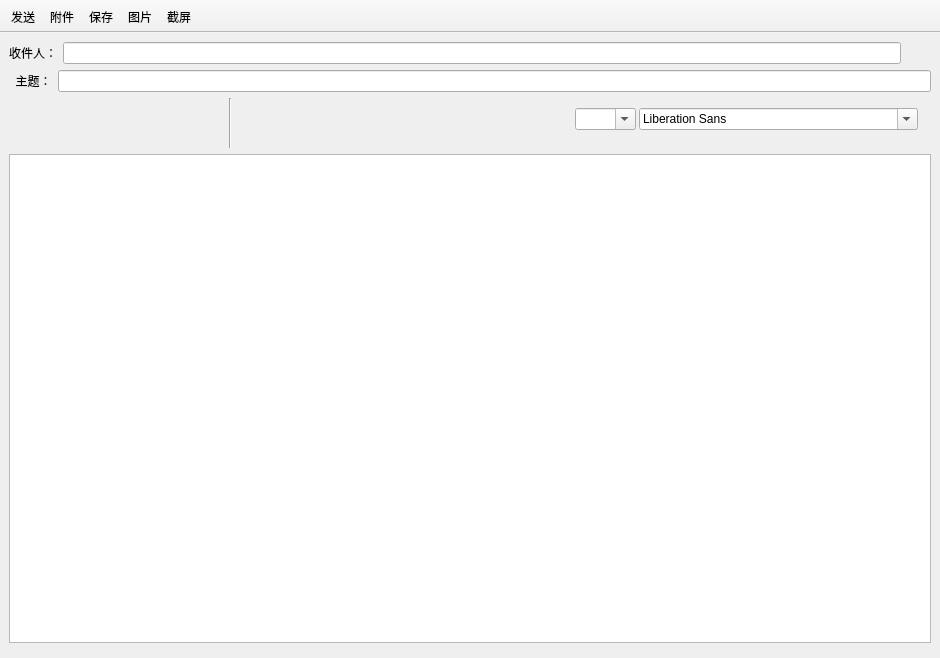
 <widget class="QMainWindow" name="ComposeWindow">
  <property name="geometry">
   <rect>
    <x>0</x>
    <y>0</y>
    <width>940</width>
    <height>658</height>
   </rect>
  </property>
  <property name="windowTitle">
   <string>写邮件</string>
  </property>
  <property name="windowIcon">
   <iconset>
    <normaloff>logo.png</normaloff>logo.png</iconset>
  </property>
  <property name="styleSheet">
   <string notr="true"/>
  </property>
  <property name="toolButtonStyle">
   <enum>Qt::ToolButtonTextBesideIcon</enum>
  </property>
  <widget class="QWidget" name="centralwidget">
   <layout class="QGridLayout" name="gridLayout">
    <item row="0" column="0">
     <layout class="QVBoxLayout" name="verticalLayout">
      <item>
       <layout class="QHBoxLayout" name="horizontalLayout">
        <item>
         <widget class="QLabel" name="label_receiver">
          <property name="text">
           <string>收件人：</string>
          </property>
         </widget>
        </item>
        <item>
         <widget class="QLineEdit" name="txtreceiver">
          <property name="styleSheet">
           <string notr="true"/>
          </property>
         </widget>
        </item>
        <item>
         <widget class="QPushButton" name="addButton">
          <property name="enabled">
           <bool>true</bool>
          </property>
          <property name="minimumSize">
           <size>
            <width>24</width>
            <height>20</height>
           </size>
          </property>
          <property name="maximumSize">
           <size>
            <width>24</width>
            <height>20</height>
           </size>
          </property>
          <property name="focusPolicy">
           <enum>Qt::NoFocus</enum>
          </property>
          <property name="layoutDirection">
           <enum>Qt::LeftToRight</enum>
          </property>
          <property name="autoFillBackground">
           <bool>false</bool>
          </property>
          <property name="styleSheet">
           <string notr="true">QPushButton {
    border: 0px solid rgb(124, 124, 124);
    
    border-radius:5px;
}
QPushButton:hover{
    border: 1px solid #3C80B1;
    background-color: qconicalgradient(cx:0.5, cy:0.5, angle:180, stop:0.49999 rgba(181, 225, 250, 255), stop:0.50001 rgba(222, 242, 251, 255));
   
}
QPushButton:pressed{
    border: 1px solid #5F92B2;
    background-color: qconicalgradient(cx:0.5, cy:0.5, angle:180, stop:0.49999 rgba(134, 198, 233, 255), stop:0.50001 rgba(206, 234, 248, 255));
 
}
QPushButton::menu-indicator {

         image: none; 
}</string>
          </property>
          <property name="text">
           <string/>
          </property>
          <property name="icon">
           <iconset>
            <normaloff>textedit/加号.png</normaloff>textedit/加号.png</iconset>
          </property>
          <property name="autoRepeatDelay">
           <number>300</number>
          </property>
         </widget>
        </item>
       </layout>
      </item>
      <item>
       <layout class="QHBoxLayout" name="horizontalLayout_2">
        <item>
         <widget class="QLabel" name="label_subject">
          <property name="text">
           <string>  主题：</string>
          </property>
         </widget>
        </item>
        <item>
         <widget class="QLineEdit" name="txtsubject">
          <property name="styleSheet">
           <string notr="true"/>
          </property>
         </widget>
        </item>
       </layout>
      </item>
      <item>
       <widget class="QWidget" name="widget" native="true">
        <property name="minimumSize">
         <size>
          <width>0</width>
          <height>50</height>
         </size>
        </property>
        <widget class="QPushButton" name="ButtonUndo">
         <property name="enabled">
          <bool>true</bool>
         </property>
         <property name="geometry">
          <rect>
           <x>4</x>
           <y>1</y>
           <width>40</width>
           <height>40</height>
          </rect>
         </property>
         <property name="minimumSize">
          <size>
           <width>40</width>
           <height>40</height>
          </size>
         </property>
         <property name="maximumSize">
          <size>
           <width>40</width>
           <height>40</height>
          </size>
         </property>
         <property name="toolTip">
          <string>撤销</string>
         </property>
         <property name="whatsThis">
          <string>&lt;html&gt;&lt;head/&gt;&lt;body&gt;&lt;p&gt;撤销&lt;/p&gt;&lt;/body&gt;&lt;/html&gt;</string>
         </property>
         <property name="styleSheet">
          <string notr="true">QPushButton {
    border: 0px solid rgb(124, 124, 124);
    
    border-radius:5px;
}
QPushButton:hover{
    border: 1px solid #3C80B1;
    background-color: qconicalgradient(cx:0.5, cy:0.5, angle:180, stop:0.49999 rgba(181, 225, 250, 255), stop:0.50001 rgba(222, 242, 251, 255));
   
}
QPushButton:pressed{
    border: 1px solid #5F92B2;
    background-color: qconicalgradient(cx:0.5, cy:0.5, angle:180, stop:0.49999 rgba(134, 198, 233, 255), stop:0.50001 rgba(206, 234, 248, 255));
 
}</string>
         </property>
         <property name="text">
          <string extracomment="撤销"/>
         </property>
         <property name="icon">
          <iconset>
           <normaloff>textedit/cleared.png</normaloff>textedit/cleared.png</iconset>
         </property>
         <property name="iconSize">
          <size>
           <width>30</width>
           <height>30</height>
          </size>
         </property>
        </widget>
        <widget class="QPushButton" name="ButtonRedo">
         <property name="geometry">
          <rect>
           <x>47</x>
           <y>1</y>
           <width>40</width>
           <height>40</height>
          </rect>
         </property>
         <property name="minimumSize">
          <size>
           <width>40</width>
           <height>40</height>
          </size>
         </property>
         <property name="maximumSize">
          <size>
           <width>40</width>
           <height>40</height>
          </size>
         </property>
         <property name="toolTip">
          <string>恢复</string>
         </property>
         <property name="styleSheet">
          <string notr="true">QPushButton {
    border: 0px solid rgb(124, 124, 124);
    
    border-radius:5px;
}
QPushButton:hover{
    border: 1px solid #3C80B1;
    background-color: qconicalgradient(cx:0.5, cy:0.5, angle:180, stop:0.49999 rgba(181, 225, 250, 255), stop:0.50001 rgba(222, 242, 251, 255));
   
}
QPushButton:pressed{
    border: 1px solid #5F92B2;
    background-color: qconicalgradient(cx:0.5, cy:0.5, angle:180, stop:0.49999 rgba(134, 198, 233, 255), stop:0.50001 rgba(206, 234, 248, 255));
 
}</string>
         </property>
         <property name="text">
          <string/>
         </property>
         <property name="icon">
          <iconset>
           <normaloff>textedit/recovery.png</normaloff>textedit/recovery.png</iconset>
         </property>
         <property name="iconSize">
          <size>
           <width>30</width>
           <height>30</height>
          </size>
         </property>
        </widget>
        <widget class="QPushButton" name="ButtonCut">
         <property name="enabled">
          <bool>false</bool>
         </property>
         <property name="geometry">
          <rect>
           <x>90</x>
           <y>1</y>
           <width>40</width>
           <height>40</height>
          </rect>
         </property>
         <property name="minimumSize">
          <size>
           <width>40</width>
           <height>40</height>
          </size>
         </property>
         <property name="maximumSize">
          <size>
           <width>40</width>
           <height>40</height>
          </size>
         </property>
         <property name="toolTip">
          <string>剪切</string>
         </property>
         <property name="styleSheet">
          <string notr="true">QPushButton {
    border: 0px solid rgb(124, 124, 124);
    
    border-radius:5px;
}
QPushButton:hover{
    border: 1px solid #3C80B1;
    background-color: qconicalgradient(cx:0.5, cy:0.5, angle:180, stop:0.49999 rgba(181, 225, 250, 255), stop:0.50001 rgba(222, 242, 251, 255));
   
}
QPushButton:pressed{
    border: 1px solid #5F92B2;
    background-color: qconicalgradient(cx:0.5, cy:0.5, angle:180, stop:0.49999 rgba(134, 198, 233, 255), stop:0.50001 rgba(206, 234, 248, 255));
 
}</string>
         </property>
         <property name="text">
          <string/>
         </property>
         <property name="icon">
          <iconset>
           <normaloff>textedit/剪切.png</normaloff>textedit/剪切.png</iconset>
         </property>
         <property name="iconSize">
          <size>
           <width>30</width>
           <height>30</height>
          </size>
         </property>
        </widget>
        <widget class="QPushButton" name="ButtonCopy">
         <property name="enabled">
          <bool>false</bool>
         </property>
         <property name="geometry">
          <rect>
           <x>140</x>
           <y>0</y>
           <width>40</width>
           <height>40</height>
          </rect>
         </property>
         <property name="minimumSize">
          <size>
           <width>40</width>
           <height>40</height>
          </size>
         </property>
         <property name="maximumSize">
          <size>
           <width>40</width>
           <height>40</height>
          </size>
         </property>
         <property name="toolTip">
          <string>复制</string>
         </property>
         <property name="styleSheet">
          <string notr="true">QPushButton {
    border: 0px solid rgb(124, 124, 124);
    
    border-radius:5px;
}
QPushButton:hover{
    border: 1px solid #3C80B1;
    background-color: qconicalgradient(cx:0.5, cy:0.5, angle:180, stop:0.49999 rgba(181, 225, 250, 255), stop:0.50001 rgba(222, 242, 251, 255));
   
}
QPushButton:pressed{
    border: 1px solid #5F92B2;
    background-color: qconicalgradient(cx:0.5, cy:0.5, angle:180, stop:0.49999 rgba(134, 198, 233, 255), stop:0.50001 rgba(206, 234, 248, 255));
 
}</string>
         </property>
         <property name="text">
          <string/>
         </property>
         <property name="icon">
          <iconset>
           <normaloff>textedit/copy.png</normaloff>textedit/copy.png</iconset>
         </property>
         <property name="iconSize">
          <size>
           <width>30</width>
           <height>30</height>
          </size>
         </property>
        </widget>
        <widget class="QPushButton" name="ButtonPaste">
         <property name="geometry">
          <rect>
           <x>180</x>
           <y>0</y>
           <width>40</width>
           <height>40</height>
          </rect>
         </property>
         <property name="minimumSize">
          <size>
           <width>40</width>
           <height>40</height>
          </size>
         </property>
         <property name="maximumSize">
          <size>
           <width>40</width>
           <height>40</height>
          </size>
         </property>
         <property name="toolTip">
          <string>粘贴</string>
         </property>
         <property name="styleSheet">
          <string notr="true">QPushButton {
    border: 0px solid rgb(124, 124, 124);
    
    border-radius:5px;
}
QPushButton:hover{
    border: 1px solid #3C80B1;
    background-color: qconicalgradient(cx:0.5, cy:0.5, angle:180, stop:0.49999 rgba(181, 225, 250, 255), stop:0.50001 rgba(222, 242, 251, 255));
   
}
QPushButton:pressed{
    border: 1px solid #5F92B2;
    background-color: qconicalgradient(cx:0.5, cy:0.5, angle:180, stop:0.49999 rgba(134, 198, 233, 255), stop:0.50001 rgba(206, 234, 248, 255));
 
}</string>
         </property>
         <property name="text">
          <string/>
         </property>
         <property name="icon">
          <iconset>
           <normaloff>textedit/draft.png</normaloff>textedit/draft.png</iconset>
         </property>
         <property name="iconSize">
          <size>
           <width>30</width>
           <height>30</height>
          </size>
         </property>
        </widget>
        <widget class="Line" name="line">
         <property name="geometry">
          <rect>
           <x>220</x>
           <y>0</y>
           <width>3</width>
           <height>61</height>
          </rect>
         </property>
         <property name="orientation">
          <enum>Qt::Vertical</enum>
         </property>
        </widget>
        <widget class="QPushButton" name="ButtonTextBold">
         <property name="geometry">
          <rect>
           <x>230</x>
           <y>0</y>
           <width>40</width>
           <height>40</height>
          </rect>
         </property>
         <property name="minimumSize">
          <size>
           <width>40</width>
           <height>40</height>
          </size>
         </property>
         <property name="maximumSize">
          <size>
           <width>40</width>
           <height>40</height>
          </size>
         </property>
         <property name="toolTip">
          <string>粗体</string>
         </property>
         <property name="styleSheet">
          <string notr="true">QPushButton {
    border: 0px solid rgb(124, 124, 124);
    
    border-radius:5px;
}
QPushButton:hover{
    border: 1px solid #3C80B1;
    background-color: qconicalgradient(cx:0.5, cy:0.5, angle:180, stop:0.49999 rgba(181, 225, 250, 255), stop:0.50001 rgba(222, 242, 251, 255));
   
}
QPushButton:pressed{
    border: 1px solid #5F92B2;
    background-color: qconicalgradient(cx:0.5, cy:0.5, angle:180, stop:0.49999 rgba(134, 198, 233, 255), stop:0.50001 rgba(206, 234, 248, 255));
 
}
QPushButton:checked{
       border: 1px solid #5F92B2;
    background-color: qconicalgradient(cx:0.5, cy:0.5, angle:180, stop:0.49999 rgba(134, 198, 233, 255), stop:0.50001 rgba(206, 234, 248, 255));
}</string>
         </property>
         <property name="text">
          <string/>
         </property>
         <property name="icon">
          <iconset>
           <normaloff>textedit/font_bold.png</normaloff>textedit/font_bold.png</iconset>
         </property>
         <property name="iconSize">
          <size>
           <width>30</width>
           <height>30</height>
          </size>
         </property>
         <property name="shortcut">
          <string>Ctrl+B</string>
         </property>
         <property name="checkable">
          <bool>true</bool>
         </property>
         <property name="checked">
          <bool>false</bool>
         </property>
        </widget>
        <widget class="QPushButton" name="ButtonTextItalic">
         <property name="geometry">
          <rect>
           <x>270</x>
           <y>0</y>
           <width>40</width>
           <height>40</height>
          </rect>
         </property>
         <property name="minimumSize">
          <size>
           <width>40</width>
           <height>40</height>
          </size>
         </property>
         <property name="maximumSize">
          <size>
           <width>40</width>
           <height>40</height>
          </size>
         </property>
         <property name="toolTip">
          <string>斜体</string>
         </property>
         <property name="styleSheet">
          <string notr="true">QPushButton {
    border: 0px solid rgb(124, 124, 124);
    
    border-radius:5px;
}
QPushButton:hover{
    border: 1px solid #3C80B1;
    background-color: qconicalgradient(cx:0.5, cy:0.5, angle:180, stop:0.49999 rgba(181, 225, 250, 255), stop:0.50001 rgba(222, 242, 251, 255));
   
}
QPushButton:pressed{
    border: 1px solid #5F92B2;
    background-color: qconicalgradient(cx:0.5, cy:0.5, angle:180, stop:0.49999 rgba(134, 198, 233, 255), stop:0.50001 rgba(206, 234, 248, 255));
 
}
QPushButton:checked{
       border: 1px solid #5F92B2;
    background-color: qconicalgradient(cx:0.5, cy:0.5, angle:180, stop:0.49999 rgba(134, 198, 233, 255), stop:0.50001 rgba(206, 234, 248, 255));
}</string>
         </property>
         <property name="text">
          <string/>
         </property>
         <property name="icon">
          <iconset>
           <normaloff>textedit/font_italic.png</normaloff>textedit/font_italic.png</iconset>
         </property>
         <property name="iconSize">
          <size>
           <width>30</width>
           <height>30</height>
          </size>
         </property>
         <property name="shortcut">
          <string>F4</string>
         </property>
         <property name="checkable">
          <bool>true</bool>
         </property>
        </widget>
        <widget class="QPushButton" name="ButtonTextUnderline">
         <property name="geometry">
          <rect>
           <x>310</x>
           <y>0</y>
           <width>40</width>
           <height>40</height>
          </rect>
         </property>
         <property name="minimumSize">
          <size>
           <width>40</width>
           <height>40</height>
          </size>
         </property>
         <property name="maximumSize">
          <size>
           <width>40</width>
           <height>40</height>
          </size>
         </property>
         <property name="toolTip">
          <string>下划线</string>
         </property>
         <property name="styleSheet">
          <string notr="true">QPushButton {
    border: 0px solid rgb(124, 124, 124);
    
    border-radius:5px;
}
QPushButton:hover{
    border: 1px solid #3C80B1;
    background-color: qconicalgradient(cx:0.5, cy:0.5, angle:180, stop:0.49999 rgba(181, 225, 250, 255), stop:0.50001 rgba(222, 242, 251, 255));
   
}
QPushButton:pressed{
    border: 1px solid #5F92B2;
    background-color: qconicalgradient(cx:0.5, cy:0.5, angle:180, stop:0.49999 rgba(134, 198, 233, 255), stop:0.50001 rgba(206, 234, 248, 255));
 
}
QPushButton:checked{
       border: 1px solid #5F92B2;
    background-color: qconicalgradient(cx:0.5, cy:0.5, angle:180, stop:0.49999 rgba(134, 198, 233, 255), stop:0.50001 rgba(206, 234, 248, 255));
}</string>
         </property>
         <property name="text">
          <string/>
         </property>
         <property name="icon">
          <iconset>
           <normaloff>textedit/underline.png</normaloff>textedit/underline.png</iconset>
         </property>
         <property name="iconSize">
          <size>
           <width>30</width>
           <height>30</height>
          </size>
         </property>
         <property name="shortcut">
          <string>Ctrl+U</string>
         </property>
         <property name="checkable">
          <bool>true</bool>
         </property>
        </widget>
        <widget class="QPushButton" name="ButtonAlignLeft">
         <property name="geometry">
          <rect>
           <x>350</x>
           <y>0</y>
           <width>40</width>
           <height>40</height>
          </rect>
         </property>
         <property name="minimumSize">
          <size>
           <width>40</width>
           <height>40</height>
          </size>
         </property>
         <property name="maximumSize">
          <size>
           <width>40</width>
           <height>40</height>
          </size>
         </property>
         <property name="toolTip">
          <string>左对齐</string>
         </property>
         <property name="styleSheet">
          <string notr="true">QPushButton {
    border: 0px solid rgb(124, 124, 124);
    
    border-radius:5px;
}
QPushButton:hover{
    border: 1px solid #3C80B1;
    background-color: qconicalgradient(cx:0.5, cy:0.5, angle:180, stop:0.49999 rgba(181, 225, 250, 255), stop:0.50001 rgba(222, 242, 251, 255));
   
}
QPushButton:pressed{
    border: 1px solid #5F92B2;
    background-color: qconicalgradient(cx:0.5, cy:0.5, angle:180, stop:0.49999 rgba(134, 198, 233, 255), stop:0.50001 rgba(206, 234, 248, 255));
 
}
QPushButton:checked{
       border: 1px solid #5F92B2;
    background-color: qconicalgradient(cx:0.5, cy:0.5, angle:180, stop:0.49999 rgba(134, 198, 233, 255), stop:0.50001 rgba(206, 234, 248, 255));
}</string>
         </property>
         <property name="text">
          <string/>
         </property>
         <property name="icon">
          <iconset>
           <normaloff>textedit/alignment_left.png</normaloff>textedit/alignment_left.png</iconset>
         </property>
         <property name="iconSize">
          <size>
           <width>30</width>
           <height>30</height>
          </size>
         </property>
         <property name="shortcut">
          <string>Ctrl+L</string>
         </property>
         <property name="checkable">
          <bool>true</bool>
         </property>
         <attribute name="buttonGroup">
          <string notr="true">buttonGroup</string>
         </attribute>
        </widget>
        <widget class="QFontComboBox" name="comboFont">
         <property name="geometry">
          <rect>
           <x>630</x>
           <y>10</y>
           <width>279</width>
           <height>22</height>
          </rect>
         </property>
        </widget>
        <widget class="QPushButton" name="ButtonAlignCenter">
         <property name="geometry">
          <rect>
           <x>390</x>
           <y>0</y>
           <width>40</width>
           <height>40</height>
          </rect>
         </property>
         <property name="minimumSize">
          <size>
           <width>40</width>
           <height>40</height>
          </size>
         </property>
         <property name="maximumSize">
          <size>
           <width>40</width>
           <height>40</height>
          </size>
         </property>
         <property name="toolTip">
          <string>居中对齐</string>
         </property>
         <property name="styleSheet">
          <string notr="true">QPushButton {
    border: 0px solid rgb(124, 124, 124);
    
    border-radius:5px;
}
QPushButton:hover{
    border: 1px solid #3C80B1;
    background-color: qconicalgradient(cx:0.5, cy:0.5, angle:180, stop:0.49999 rgba(181, 225, 250, 255), stop:0.50001 rgba(222, 242, 251, 255));
   
}
QPushButton:pressed{
    border: 1px solid #5F92B2;
    background-color: qconicalgradient(cx:0.5, cy:0.5, angle:180, stop:0.49999 rgba(134, 198, 233, 255), stop:0.50001 rgba(206, 234, 248, 255));
 
}
QPushButton:checked{
       border: 1px solid #5F92B2;
    background-color: qconicalgradient(cx:0.5, cy:0.5, angle:180, stop:0.49999 rgba(134, 198, 233, 255), stop:0.50001 rgba(206, 234, 248, 255));
}</string>
         </property>
         <property name="text">
          <string/>
         </property>
         <property name="icon">
          <iconset>
           <normaloff>textedit/alignment_center-恢复的.png</normaloff>textedit/alignment_center-恢复的.png</iconset>
         </property>
         <property name="iconSize">
          <size>
           <width>30</width>
           <height>30</height>
          </size>
         </property>
         <property name="shortcut">
          <string>Ctrl+E</string>
         </property>
         <property name="checkable">
          <bool>true</bool>
         </property>
         <attribute name="buttonGroup">
          <string notr="true">buttonGroup</string>
         </attribute>
        </widget>
        <widget class="QPushButton" name="ButtonAlignRight">
         <property name="geometry">
          <rect>
           <x>430</x>
           <y>0</y>
           <width>40</width>
           <height>40</height>
          </rect>
         </property>
         <property name="minimumSize">
          <size>
           <width>40</width>
           <height>40</height>
          </size>
         </property>
         <property name="maximumSize">
          <size>
           <width>40</width>
           <height>40</height>
          </size>
         </property>
         <property name="toolTip">
          <string>右对齐</string>
         </property>
         <property name="styleSheet">
          <string notr="true">QPushButton {
    border: 0px solid rgb(124, 124, 124);
    
    border-radius:5px;
}
QPushButton:hover{
    border: 1px solid #3C80B1;
    background-color: qconicalgradient(cx:0.5, cy:0.5, angle:180, stop:0.49999 rgba(181, 225, 250, 255), stop:0.50001 rgba(222, 242, 251, 255));
   
}
QPushButton:pressed{
    border: 1px solid #5F92B2;
    background-color: qconicalgradient(cx:0.5, cy:0.5, angle:180, stop:0.49999 rgba(134, 198, 233, 255), stop:0.50001 rgba(206, 234, 248, 255));
 
}
QPushButton:checked{
       border: 1px solid #5F92B2;
    background-color: qconicalgradient(cx:0.5, cy:0.5, angle:180, stop:0.49999 rgba(134, 198, 233, 255), stop:0.50001 rgba(206, 234, 248, 255));
}</string>
         </property>
         <property name="text">
          <string/>
         </property>
         <property name="icon">
          <iconset>
           <normaloff>textedit/alignment_right.png</normaloff>textedit/alignment_right.png</iconset>
         </property>
         <property name="iconSize">
          <size>
           <width>30</width>
           <height>30</height>
          </size>
         </property>
         <property name="shortcut">
          <string>Ctrl+R</string>
         </property>
         <property name="checkable">
          <bool>true</bool>
         </property>
         <attribute name="buttonGroup">
          <string notr="true">buttonGroup</string>
         </attribute>
        </widget>
        <widget class="QPushButton" name="ButtonAlignJustify">
         <property name="geometry">
          <rect>
           <x>470</x>
           <y>0</y>
           <width>40</width>
           <height>40</height>
          </rect>
         </property>
         <property name="minimumSize">
          <size>
           <width>40</width>
           <height>40</height>
          </size>
         </property>
         <property name="maximumSize">
          <size>
           <width>40</width>
           <height>40</height>
          </size>
         </property>
         <property name="toolTip">
          <string>文本对其</string>
         </property>
         <property name="styleSheet">
          <string notr="true">QPushButton {
    border: 0px solid rgb(124, 124, 124);
    
    border-radius:5px;
}
QPushButton:hover{
    border: 1px solid #3C80B1;
    background-color: qconicalgradient(cx:0.5, cy:0.5, angle:180, stop:0.49999 rgba(181, 225, 250, 255), stop:0.50001 rgba(222, 242, 251, 255));
   
}
QPushButton:pressed{
    border: 1px solid #5F92B2;
    background-color: qconicalgradient(cx:0.5, cy:0.5, angle:180, stop:0.49999 rgba(134, 198, 233, 255), stop:0.50001 rgba(206, 234, 248, 255));
 
}
QPushButton:checked{
       border: 1px solid #5F92B2;
    background-color: qconicalgradient(cx:0.5, cy:0.5, angle:180, stop:0.49999 rgba(134, 198, 233, 255), stop:0.50001 rgba(206, 234, 248, 255));
}</string>
         </property>
         <property name="text">
          <string/>
         </property>
         <property name="icon">
          <iconset>
           <normaloff>textedit/ic_左右对齐_24px.png</normaloff>textedit/ic_左右对齐_24px.png</iconset>
         </property>
         <property name="iconSize">
          <size>
           <width>30</width>
           <height>30</height>
          </size>
         </property>
         <property name="shortcut">
          <string>Ctrl+J</string>
         </property>
         <property name="checkable">
          <bool>true</bool>
         </property>
         <attribute name="buttonGroup">
          <string notr="true">buttonGroup</string>
         </attribute>
        </widget>
        <widget class="QPushButton" name="ButtonTextColor">
         <property name="geometry">
          <rect>
           <x>520</x>
           <y>0</y>
           <width>40</width>
           <height>40</height>
          </rect>
         </property>
         <property name="minimumSize">
          <size>
           <width>40</width>
           <height>40</height>
          </size>
         </property>
         <property name="maximumSize">
          <size>
           <width>40</width>
           <height>40</height>
          </size>
         </property>
         <property name="toolTip">
          <string>颜色</string>
         </property>
         <property name="styleSheet">
          <string notr="true">QPushButton {
    border: 0px solid rgb(124, 124, 124);
    
    border-radius:5px;
}
QPushButton:hover{
    border: 1px solid #3C80B1;
    background-color: qconicalgradient(cx:0.5, cy:0.5, angle:180, stop:0.49999 rgba(181, 225, 250, 255), stop:0.50001 rgba(222, 242, 251, 255));
   
}
QPushButton:pressed{
    border: 1px solid #5F92B2;
    background-color: qconicalgradient(cx:0.5, cy:0.5, angle:180, stop:0.49999 rgba(134, 198, 233, 255), stop:0.50001 rgba(206, 234, 248, 255));
 
}</string>
         </property>
         <property name="text">
          <string/>
         </property>
         <property name="iconSize">
          <size>
           <width>40</width>
           <height>40</height>
          </size>
         </property>
         <property name="shortcut">
          <string>Ctrl+U</string>
         </property>
         <property name="checkable">
          <bool>true</bool>
         </property>
        </widget>
        <widget class="QComboBox" name="comboSize">
         <property name="geometry">
          <rect>
           <x>566</x>
           <y>10</y>
           <width>61</width>
           <height>22</height>
          </rect>
         </property>
         <property name="editable">
          <bool>true</bool>
         </property>
        </widget>
        <zorder>ButtonUndo</zorder>
        <zorder>ButtonRedo</zorder>
        <zorder>ButtonCut</zorder>
        <zorder>ButtonCopy</zorder>
        <zorder>ButtonPaste</zorder>
        <zorder>line</zorder>
        <zorder>ButtonTextBold</zorder>
        <zorder>ButtonTextItalic</zorder>
        <zorder>ButtonTextUnderline</zorder>
        <zorder>comboFont</zorder>
        <zorder>ButtonAlignLeft</zorder>
        <zorder>ButtonAlignCenter</zorder>
        <zorder>ButtonAlignRight</zorder>
        <zorder>ButtonAlignJustify</zorder>
        <zorder>ButtonTextColor</zorder>
        <zorder>comboSize</zorder>
       </widget>
      </item>
      <item>
       <widget class="QTextEdit" name="textEdit">
        <property name="minimumSize">
         <size>
          <width>916</width>
          <height>452</height>
         </size>
        </property>
        <property name="styleSheet">
         <string notr="true"/>
        </property>
       </widget>
      </item>
      <item>
       <widget class="QWidget" name="widget_attach" native="true"/>
      </item>
     </layout>
    </item>
   </layout>
  </widget>
  <widget class="QToolBar" name="toolBar">
   <property name="windowTitle">
    <string>toolBar</string>
   </property>
   <property name="movable">
    <bool>false</bool>
   </property>
   <property name="floatable">
    <bool>false</bool>
   </property>
   <attribute name="toolBarArea">
    <enum>TopToolBarArea</enum>
   </attribute>
   <attribute name="toolBarBreak">
    <bool>false</bool>
   </attribute>
   <addaction name="actionSend"/>
   <addaction name="actionAttachment"/>
   <addaction name="actionSave"/>
   <addaction name="actionPicture"/>
   <addaction name="actionScreenCut"/>
  </widget>
  <action name="actionSend">
   <property name="icon">
    <iconset>
     <normaloff>textedit/sent.png</normaloff>textedit/sent.png</iconset>
   </property>
   <property name="text">
    <string>发送</string>
   </property>
   <property name="shortcutContext">
    <enum>Qt::WindowShortcut</enum>
   </property>
  </action>
  <action name="actionAttachment">
   <property name="icon">
    <iconset>
     <normaloff>textedit/ATTACHMENT_R.png</normaloff>textedit/ATTACHMENT_R.png</iconset>
   </property>
   <property name="text">
    <string>附件</string>
   </property>
  </action>
  <action name="actionSave">
   <property name="icon">
    <iconset>
     <normaloff>textedit/保存.png</normaloff>textedit/保存.png</iconset>
   </property>
   <property name="text">
    <string>保存</string>
   </property>
   <property name="visible">
    <bool>true</bool>
   </property>
   <property name="menuRole">
    <enum>QAction::TextHeuristicRole</enum>
   </property>
  </action>
  <action name="actionPicture">
   <property name="icon">
    <iconset>
     <normaloff>textedit/picture.png</normaloff>textedit/picture.png</iconset>
   </property>
   <property name="text">
    <string>图片</string>
   </property>
  </action>
  <action name="actionScreenCut">
   <property name="icon">
    <iconset>
     <normaloff>textedit/截图.png</normaloff>textedit/截图.png</iconset>
   </property>
   <property name="text">
    <string>截屏</string>
   </property>
  </action>
  <action name="actionUndo">
   <property name="icon">
    <iconset>
     <normaloff>textedit/editundo.png</normaloff>textedit/editundo.png</iconset>
   </property>
   <property name="text">
    <string>撤销</string>
   </property>
  </action>
  <action name="action">
   <property name="icon">
    <iconset>
     <normaloff>textedit/editredo.png</normaloff>textedit/editredo.png</iconset>
   </property>
   <property name="text">
    <string>恢复</string>
   </property>
  </action>
  <action name="actionCut">
   <property name="icon">
    <iconset>
     <normaloff>textedit/editcut.png</normaloff>textedit/editcut.png</iconset>
   </property>
   <property name="text">
    <string>剪切</string>
   </property>
  </action>
  <action name="actionCopy">
   <property name="icon">
    <iconset>
     <normaloff>textedit/editcopy.png</normaloff>textedit/editcopy.png</iconset>
   </property>
   <property name="text">
    <string>复制</string>
   </property>
  </action>
  <action name="actionPaste">
   <property name="icon">
    <iconset>
     <normaloff>textedit/editpaste.png</normaloff>textedit/editpaste.png</iconset>
   </property>
   <property name="text">
    <string>粘贴</string>
   </property>
  </action>
 </widget>
